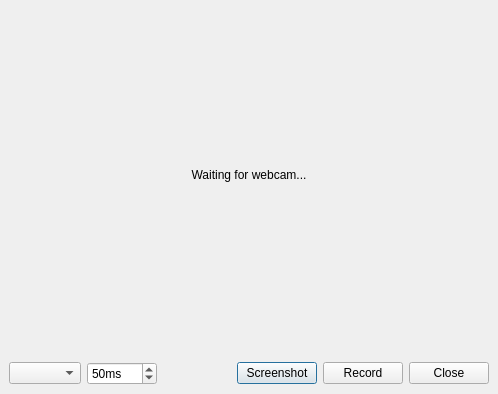
<?xml version="1.0" encoding="UTF-8"?>
<ui version="4.0">
 <class>WebcamDialog</class>
 <widget class="QDialog" name="WebcamDialog">
  <property name="geometry">
   <rect>
    <x>0</x>
    <y>0</y>
    <width>498</width>
    <height>394</height>
   </rect>
  </property>
  <property name="windowTitle">
   <string>Webcam</string>
  </property>
  <property name="windowIcon">
   <iconset resource="resources.qrc">
    <normaloff>:/images/icon.ico</normaloff>:/images/icon.ico</iconset>
  </property>
  <layout class="QVBoxLayout" name="verticalLayout" stretch="1,0">
   <property name="leftMargin">
    <number>0</number>
   </property>
   <property name="topMargin">
    <number>0</number>
   </property>
   <property name="rightMargin">
    <number>0</number>
   </property>
   <property name="bottomMargin">
    <number>0</number>
   </property>
   <item>
    <widget class="QLabel" name="webcamLabel">
     <property name="text">
      <string>&lt;center&gt;Waiting for webcam...&lt;/center&gt;</string>
     </property>
    </widget>
   </item>
   <item>
    <layout class="QHBoxLayout" name="horizontalLayout">
     <property name="leftMargin">
      <number>9</number>
     </property>
     <property name="topMargin">
      <number>6</number>
     </property>
     <property name="rightMargin">
      <number>9</number>
     </property>
     <property name="bottomMargin">
      <number>9</number>
     </property>
     <item>
      <widget class="QComboBox" name="comboWebcams"/>
     </item>
     <item>
      <widget class="QSpinBox" name="spinInterval">
       <property name="toolTip">
        <string>Interval between two image updates. Defaults to 33ms (30 fps).</string>
       </property>
       <property name="suffix">
        <string>ms</string>
       </property>
       <property name="minimum">
        <number>1</number>
       </property>
       <property name="maximum">
        <number>5000</number>
       </property>
       <property name="value">
        <number>50</number>
       </property>
      </widget>
     </item>
     <item>
      <spacer name="horizontalSpacer">
       <property name="orientation">
        <enum>Qt::Horizontal</enum>
       </property>
       <property name="sizeHint" stdset="0">
        <size>
         <width>40</width>
         <height>20</height>
        </size>
       </property>
      </spacer>
     </item>
     <item>
      <widget class="QPushButton" name="buttonScreenshot">
       <property name="text">
        <string>Screenshot</string>
       </property>
      </widget>
     </item>
     <item>
      <widget class="QPushButton" name="buttonRecord">
       <property name="text">
        <string>Record</string>
       </property>
      </widget>
     </item>
     <item>
      <widget class="QPushButton" name="buttonClose">
       <property name="text">
        <string>Close</string>
       </property>
      </widget>
     </item>
    </layout>
   </item>
  </layout>
 </widget>
 <tabstops>
  <tabstop>buttonScreenshot</tabstop>
 </tabstops>
 <resources>
  <include location="resources.qrc"/>
 </resources>
 <connections>
  <connection>
   <sender>buttonClose</sender>
   <signal>clicked()</signal>
   <receiver>WebcamDialog</receiver>
   <slot>accept()</slot>
   <hints>
    <hint type="sourcelabel">
     <x>466</x>
     <y>377</y>
    </hint>
    <hint type="destinationlabel">
     <x>394</x>
     <y>275</y>
    </hint>
   </hints>
  </connection>
  <connection>
   <sender>buttonScreenshot</sender>
   <signal>clicked()</signal>
   <receiver>WebcamDialog</receiver>
   <slot>screenshot()</slot>
   <hints>
    <hint type="sourcelabel">
     <x>326</x>
     <y>384</y>
    </hint>
    <hint type="destinationlabel">
     <x>295</x>
     <y>266</y>
    </hint>
   </hints>
  </connection>
  <connection>
   <sender>spinInterval</sender>
   <signal>valueChanged(int)</signal>
   <receiver>WebcamDialog</receiver>
   <slot>setInterval(int)</slot>
   <hints>
    <hint type="sourcelabel">
     <x>109</x>
     <y>372</y>
    </hint>
    <hint type="destinationlabel">
     <x>57</x>
     <y>281</y>
    </hint>
   </hints>
  </connection>
  <connection>
   <sender>comboWebcams</sender>
   <signal>currentIndexChanged(int)</signal>
   <receiver>WebcamDialog</receiver>
   <slot>setWebcam(int)</slot>
   <hints>
    <hint type="sourcelabel">
     <x>33</x>
     <y>369</y>
    </hint>
    <hint type="destinationlabel">
     <x>46</x>
     <y>355</y>
    </hint>
   </hints>
  </connection>
  <connection>
   <sender>buttonRecord</sender>
   <signal>clicked()</signal>
   <receiver>WebcamDialog</receiver>
   <slot>toggleRecord()</slot>
   <hints>
    <hint type="sourcelabel">
     <x>352</x>
     <y>367</y>
    </hint>
    <hint type="destinationlabel">
     <x>361</x>
     <y>359</y>
    </hint>
   </hints>
  </connection>
 </connections>
 <slots>
  <slot>screenshot()</slot>
  <slot>setInterval(int)</slot>
  <slot>setWebcam(int)</slot>
  <slot>toggleRecord()</slot>
 </slots>
</ui>
